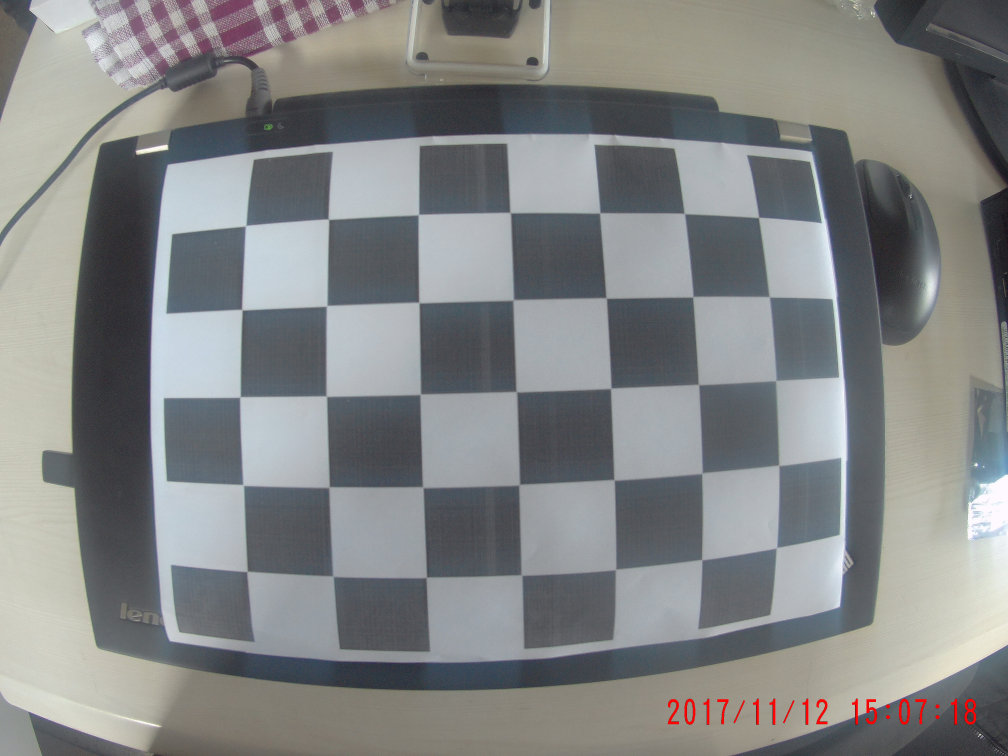
#> input picture 1.JPG, 4032 x 3024 px (shown at 1/4 size); its folder holds only this picture in this run
$ python remove_distortion.py
#> lines starting #> are read from the running program, lines starting #| are printed output that depends on the picture; after the words box and inside, x2 and y2 are one past the last pixel; in counts of white or black regions, pixels touching at a corner belong together
import numpy as np
import cv2
import glob
import pickle

# termination criteria
criteria = (cv2.TERM_CRITERIA_EPS + cv2.TERM_CRITERIA_MAX_ITER, 30, 0.001)

# prepare object points, like (0,0,0), (1,0,0), (2,0,0) ....,(6,5,0)
objp = np.zeros((5*7, 3), np.float32)
objp[:, :2] = np.mgrid[0:7, 0:5].T.reshape(-1, 2)

# Arrays to store object points and image points from all the images.
objpoints = []  # 3d point in real world space
imgpoints = []  # 2d points in image plane.

images = glob.glob('*.JPG')

for fname in images:
    img = cv2.imread(fname)
#> img is the input picture: shape (3024, 4032, 3); mean B, G, R 133, 133.1, 131
    img = cv2.resize(img, (640, 480))
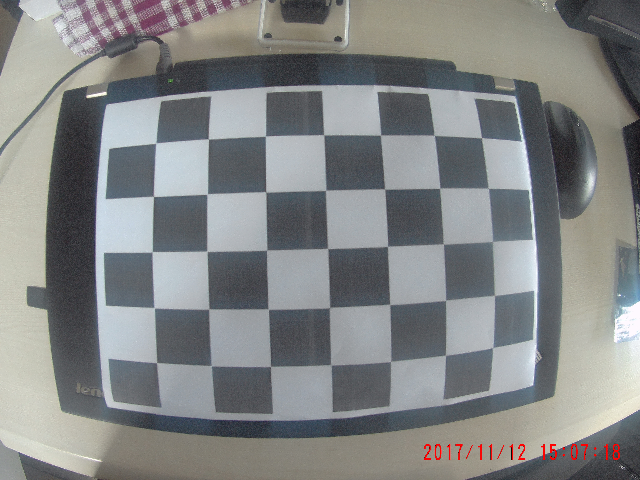
#> img: shape (480, 640, 3); mean B, G, R 132.9, 133, 130.9
    gray = cv2.cvtColor(img, cv2.COLOR_BGR2GRAY)
    balanced = cv2.equalizeHist(gray)
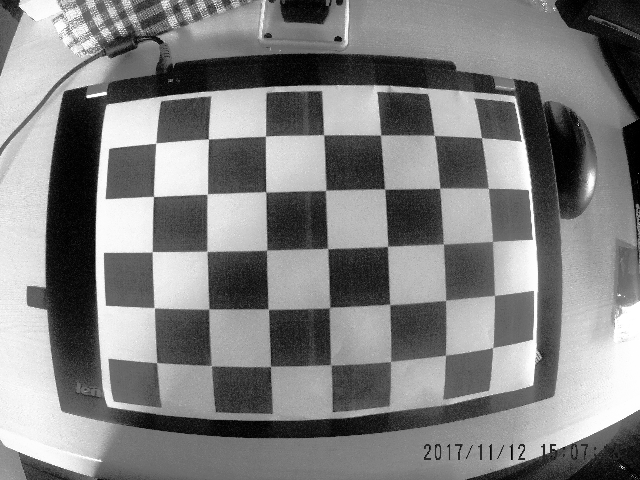
#> balanced: shape (480, 640); min 0, max 255, mean 128.3

    # Find the chess board corners
    ret, corners = cv2.findChessboardCorners(gray, (7, 5), None)
#> ret = True; corners = 35 rows, first 8: [155.7, 143], [208.4, 139.1], [265.3, 136.1], [323.6, 134.9], [380.5, 135], [434.3, 135.4], [481.5, 137.6], [153.6, 196.4]

    # If found, add object points, image points (after refining them)
    if ret == True:
        objpoints.append(objp)

        corners2 = cv2.cornerSubPix(gray, corners, (11, 11), (-1, -1), criteria)
#> corners2 = 35 rows, first 8: [155.8, 143.1], [208.4, 139], [265.5, 136.1], [323.7, 134.8], [380.5, 135.1], [434.3, 135.2], [481.6, 137.8], [153.4, 196.4]
        imgpoints.append(corners2)

        # Draw and display the corners
        img = cv2.drawChessboardCorners(img, (7, 5), corners2, ret)
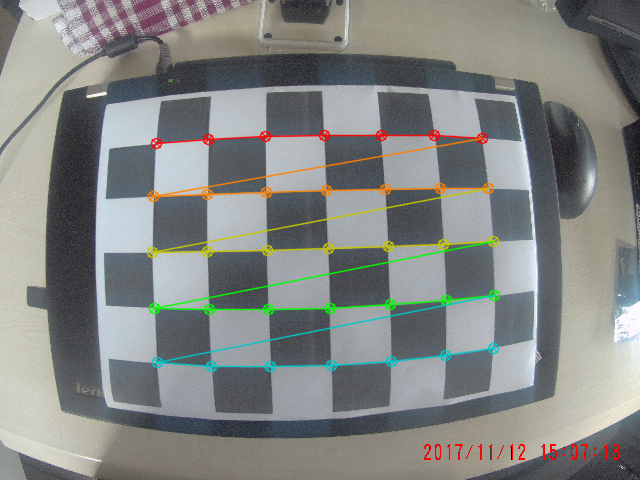
#> img: shape (480, 640, 3); 3.87% of pixels changed, all inside (x1, y1, x2, y2) = (146, 129, 501, 373)
        cv2.imshow('img', img)
        cv2.waitKey(500)

pickle_out = open("objpoints.pickle", "wb")
pickle_out1 = open("imgpoints.pickle", "wb")

pickle.dump(objpoints, pickle_out)
pickle.dump(imgpoints, pickle_out1)

cv2.destroyAllWindows()

$ run again, on 2017_1112_150723_002.JPG
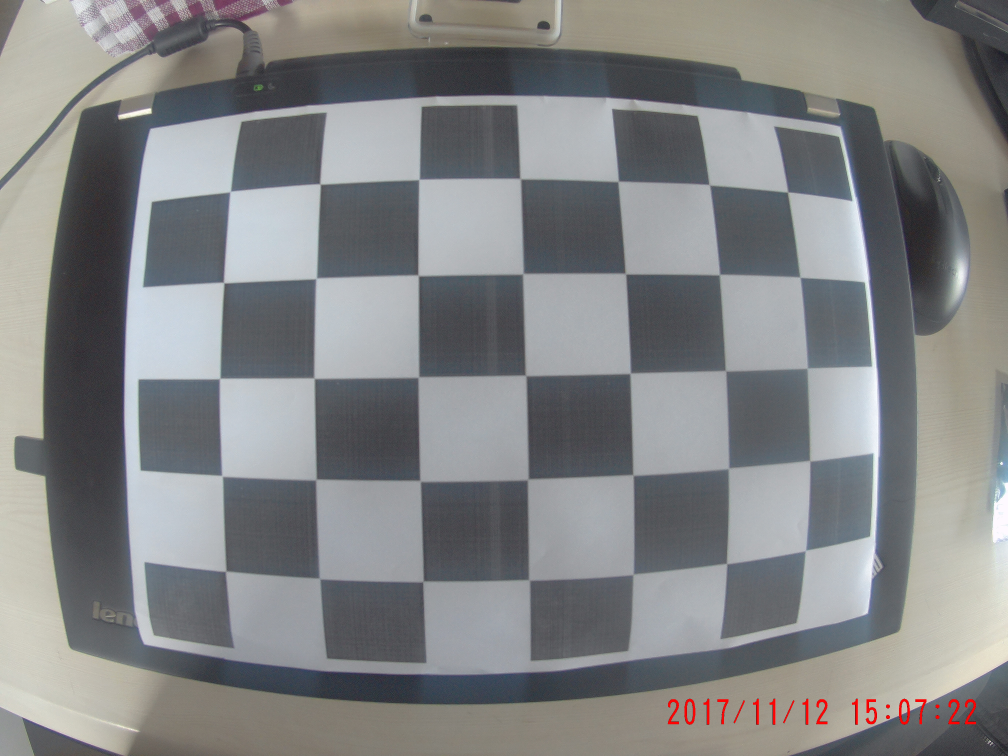
#> input picture 2017_1112_150723_002.JPG, 4032 x 3024 px (shown at 1/4 size)
#> img is the input picture: shape (3024, 4032, 3); mean B, G, R 133, 132.4, 131.1
#> `balanced = cv2.equalizeHist(gray)`:
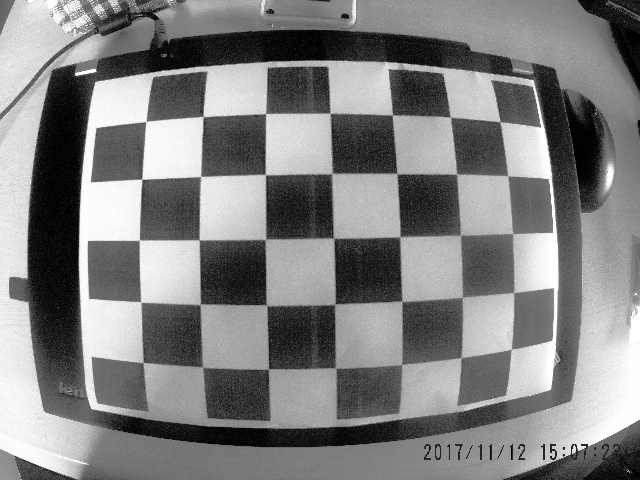
#> balanced: shape (480, 640); min 0, max 255, mean 128.4
#> ret = True; corners = 35 rows, first 8: [146, 121.5], [203, 116.5], [265.6, 113.6], [330, 113.2], [392.4, 115.1], [450.1, 117], [499.7, 121.7], [141.9, 179.3]
#> corners2 = 35 rows, first 8: [146, 121.4], [202.9, 116.6], [265.7, 113.7], [330.1, 113.2], [392.4, 115], [450.2, 117.1], [500, 121.7], [141.9, 179.2]
#> `img = cv2.drawChessboardCorners(img, (7, 5), corners2, ret)`:
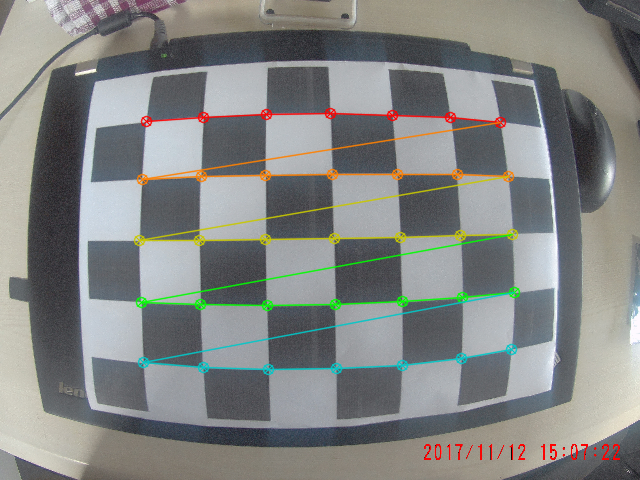
#> img: shape (480, 640, 3); mean B, G, R 130.9, 132.9, 131

$ run again, on 2017_1112_150733_003.JPG
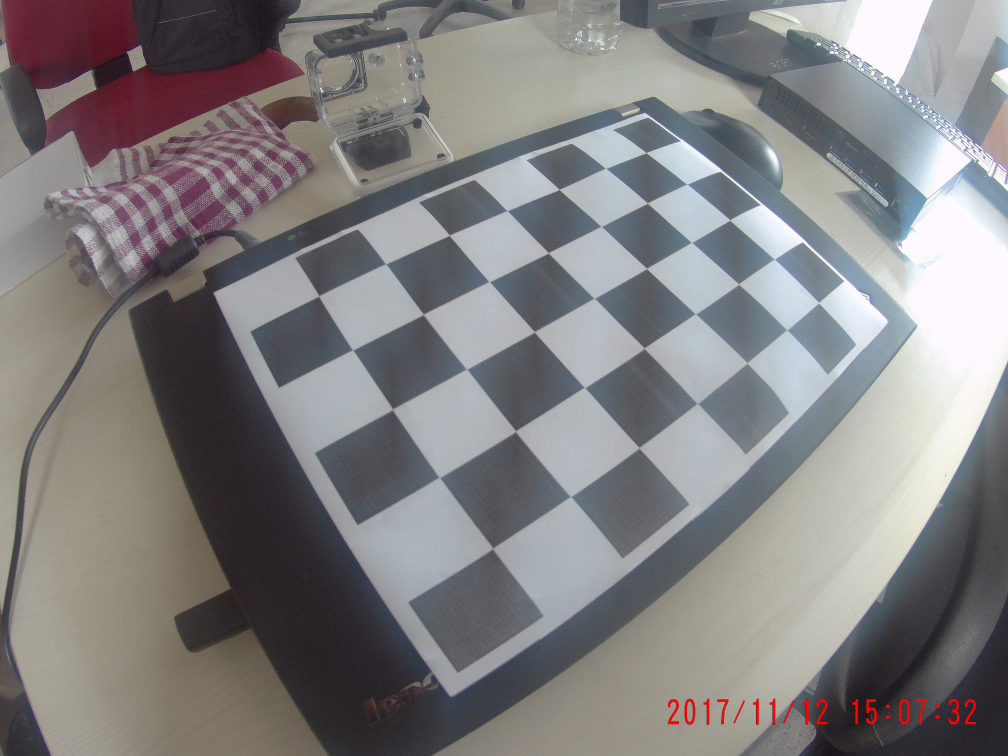
#> input picture 2017_1112_150733_003.JPG, 4032 x 3024 px (shown at 1/4 size)
#> img is the input picture: shape (3024, 4032, 3); mean B, G, R 129, 128.2, 130.1
#> `balanced = cv2.equalizeHist(gray)`:
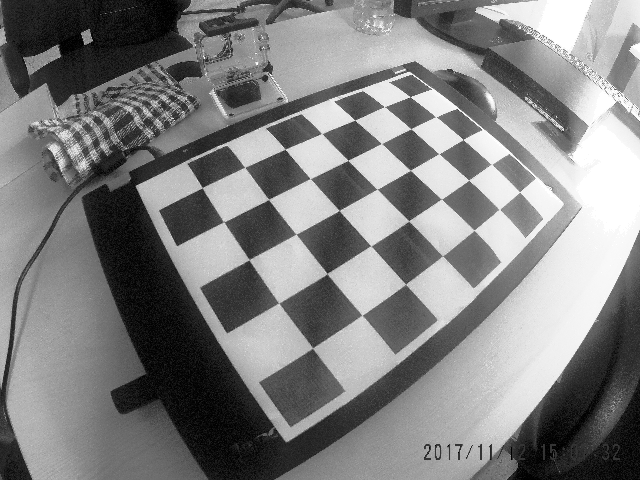
#> balanced: shape (480, 640); min 0, max 255, mean 128.3
#> ret = True; corners = 35 rows, first 8: [202.3, 187.7], [244.7, 167.3], [284.9, 149.2], [321.6, 133.5], [354.7, 120.1], [384.4, 106.7], [410.3, 96.82], [223.7, 221.6]
#> corners2 = 35 rows, first 8: [202.3, 187.6], [244.6, 167.3], [285.3, 149.2], [321.8, 133.5], [354.9, 120.2], [384.3, 106.6], [410.1, 96.69], [223.7, 222]
#> `img = cv2.drawChessboardCorners(img, (7, 5), corners2, ret)`:
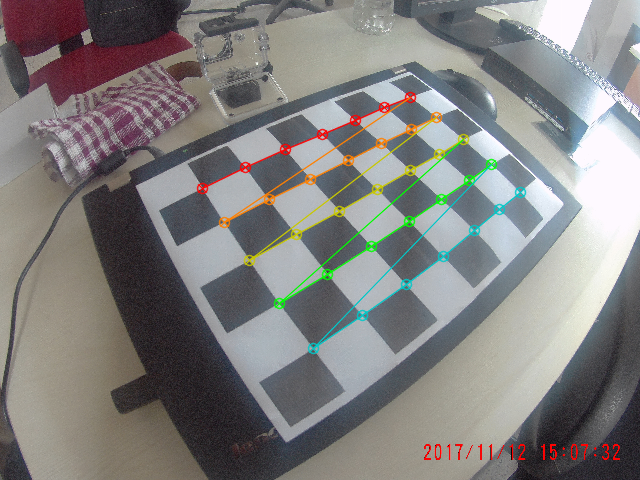
#> img: shape (480, 640, 3); mean B, G, R 127.2, 128.4, 129.8

$ run again, on 2017_1112_150738_004.JPG
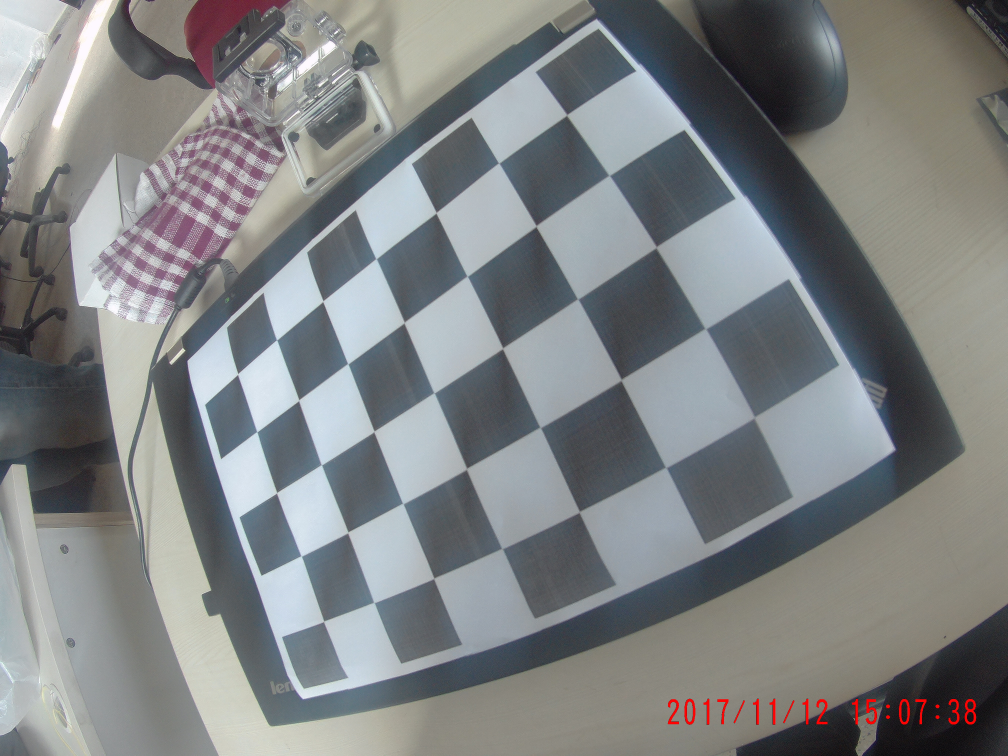
#> input picture 2017_1112_150738_004.JPG, 4032 x 3024 px (shown at 1/4 size)
#> img is the input picture: shape (3024, 4032, 3); mean B, G, R 131, 130, 127.2
#> `balanced = cv2.equalizeHist(gray)`:
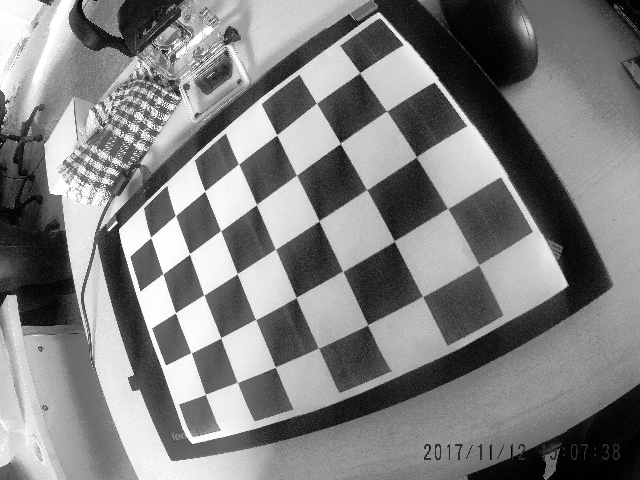
#> balanced: shape (480, 640); min 0, max 255, mean 128.3
#> ret = True; corners = 35 rows, first 8: [478.7, 264.7], [422.5, 296.4], [367.5, 324.7], [318.4, 347.9], [275.5, 367], [237.3, 382.3], [205.5, 394.1], [447.5, 208.4]
#> corners2 = 35 rows, first 8: [478.8, 264.8], [422.4, 296.4], [367.6, 324.7], [318.5, 348.1], [275.2, 366.9], [237.3, 382.4], [205.3, 394.3], [447.5, 208.4]
#> `img = cv2.drawChessboardCorners(img, (7, 5), corners2, ret)`:
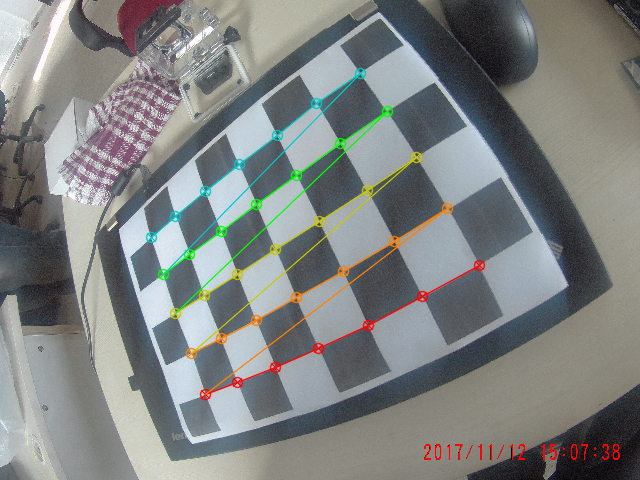
#> img: shape (480, 640, 3); mean B, G, R 129, 130.2, 127.1

$ run again, on 10.JPG
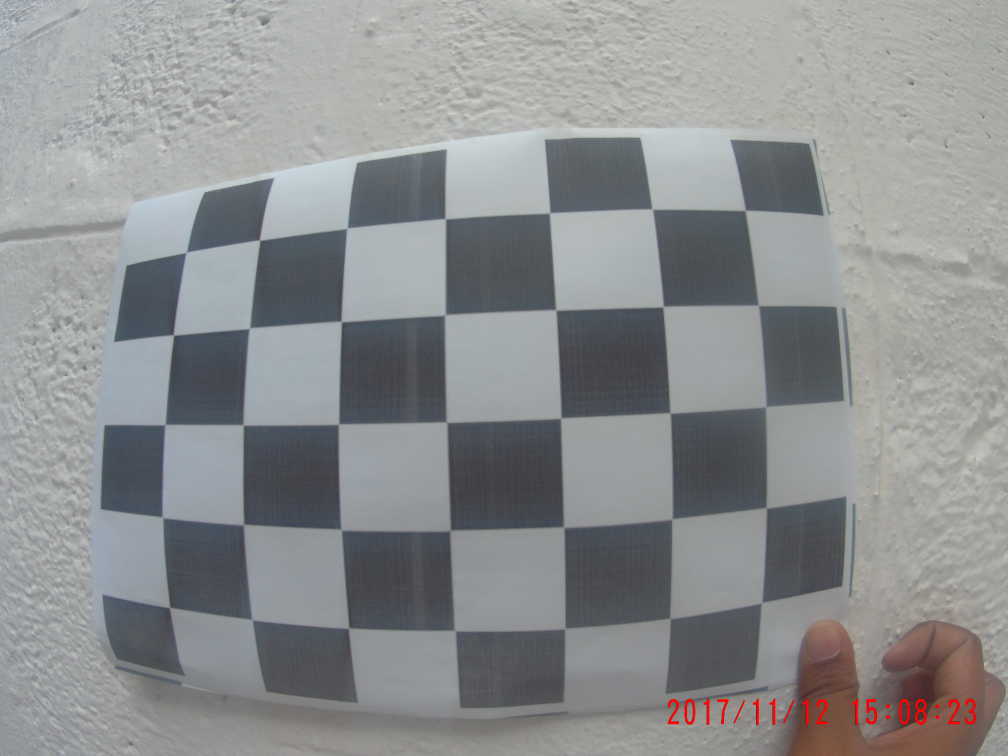
#> input picture 10.JPG, 4032 x 3024 px (shown at 1/4 size)
#> img is the input picture: shape (3024, 4032, 3); mean B, G, R 143.7, 142.7, 140.8
#> `balanced = cv2.equalizeHist(gray)`:
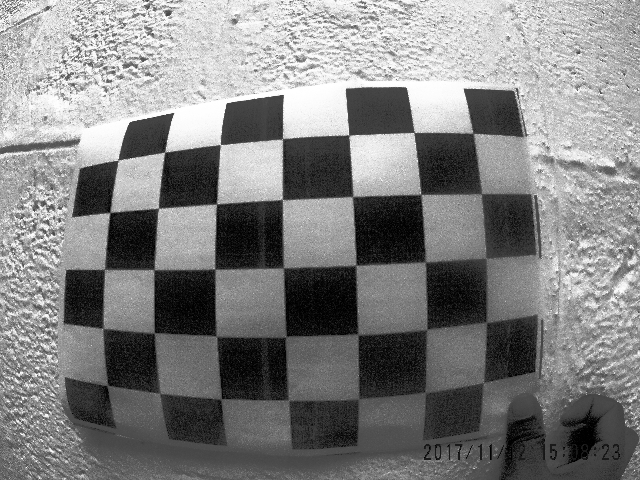
#> balanced: shape (480, 640); min 0, max 255, mean 128.9
#> ret = True; corners = 35 rows, first 8: [483.6, 382.6], [424.9, 391.8], [358.7, 399.1], [288.7, 400.3], [221.1, 399.1], [160.2, 393.2], [112, 380], [486.5, 322.1]
#> corners2 = 35 rows, first 8: [483.4, 382.6], [425.3, 392.3], [358.6, 398.9], [288.5, 400.1], [221.2, 398.7], [159.6, 393.2], [107.4, 385.4], [486.4, 322.4]
#> `img = cv2.drawChessboardCorners(img, (7, 5), corners2, ret)`:
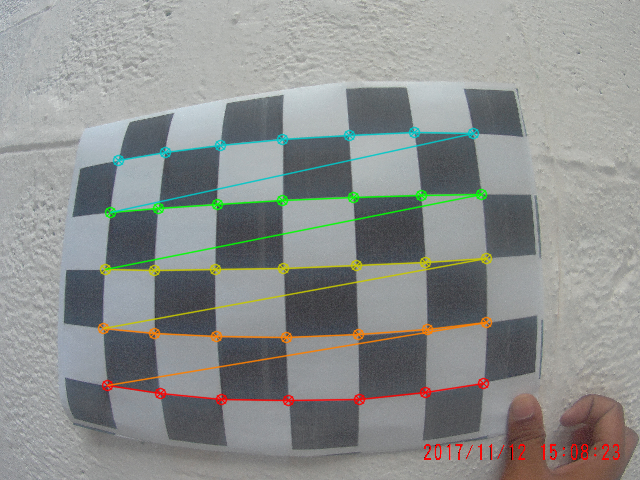
#> img: shape (480, 640, 3); mean B, G, R 141.7, 143.5, 141
